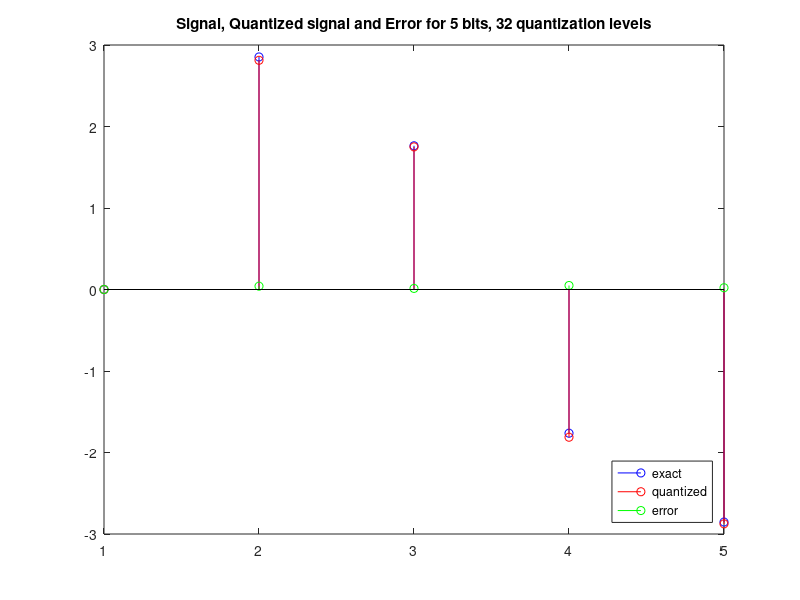

The MATLAB source for this figure:

close all
clear all
clc

n=input('Enter Number of bits: ');
f=input('Enter Sampling Frequency: ');
d=input('Enter Signal Domain: ');

x=3*sin(2*pi*(0:(f-1))/f);
x(find(x>=d))=(d-eps);
xq=floor((x+d)*2^(n-1));%Signal is one of 2^n int values (0 to 2^n-1)
xq=xq/(2^(n-1));%Signal is from 0 to 2d (quantized)
xq=xq-d;%Shift signal down (rounding)
xe=x-xq;%Error
stem(x,'b');hold on;
stem(xq,'r');hold on;
stem(xe,'g');
legend('exact','quantized','error','Location','Southeast')
title(sprintf('Signal, Quantized signal and Error for %g bits, %g quantization levels',n,2^n));
hold off